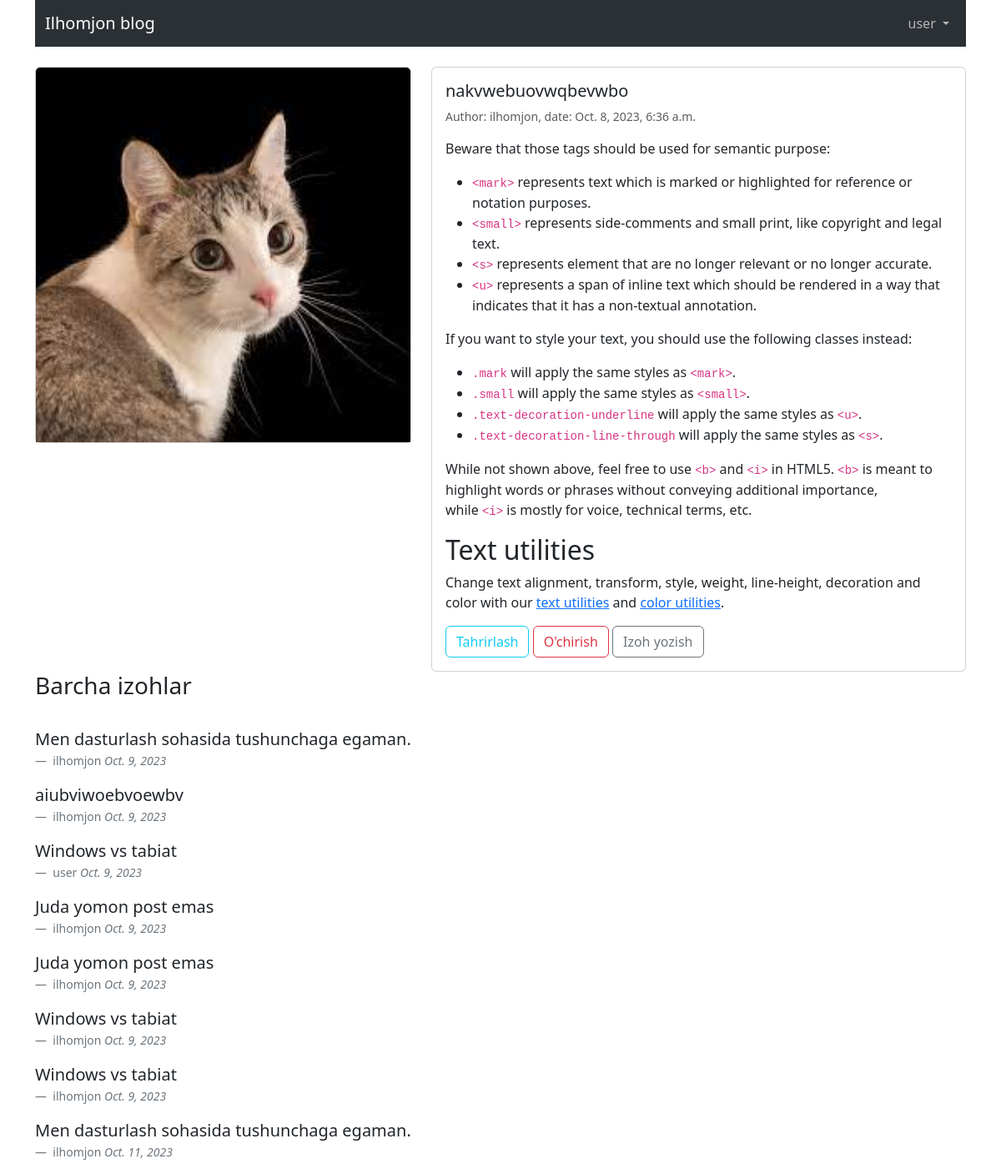
Screenshot of /articles/article/3/ (signed in) with the database file from the repository.
### accounts/models.py (models this page shows)
class CustomUser(AbstractUser):
    age = models.PositiveIntegerField(null=True, blank=True)
    def __str__(self):
        return self.username

### blog/models.py (models this page shows, shortened)
class Article(models.Model):
    title = models.CharField(max_length=255)
    summary = models.CharField(max_length=255)
    body = RichTextField()
    image = models.ImageField(upload_to='images/', blank=True)
    date = models.DateTimeField(auto_now_add=True)
    author = models.ForeignKey(
        get_user_model(),
        on_delete=models.CASCADE
    )

class Comment(models.Model):
    article = models.ForeignKey(Article, on_delete=models.CASCADE, related_name='comments')
    comment = models.CharField(max_length=255)
    author = models.ForeignKey(
        get_user_model(),
        on_delete=models.CASCADE,
    )
    at_date = models.DateField(auto_now_add=True)

### blog/views.py (the view)
# urls.py: path('articles/article/<int:pk>/', ArticleDetailView.as_view(), name='article_detail'),
class ArticleDetailView(DetailView):
    model = Article
    template_name = 'article_detail.html'
    context_object_name = 'article'

### templates/article_detail.html (shortened to what this page needs)
{% extends 'base.html' %}
{% block content %}
<br>
<div class="row">
  {% if article.image %}
  <div class="col-sm-5 mb-3 mb-sm-0">
    <div class="card">
        <img src="{{ article.image.url }}" class="card-img-top" alt="{{ article.title }}">
    </div>
  </div>
  {% endif %}
  <div class="col-sm-7">
    <div class="card">
      <div class="card-body">
        <h5 class="card-title">{{ article.title }}</h5>
        <p class="card-text"><small class="text-body-secondary">Author: {{ article.author }}, date: {{ article.date }}</small></p>
        <p class="card-text">{{ article.body | safe }}</p>
        <a href="{% url 'article_update' article.pk %}" class="btn btn-outline-info">Tahrirlash</a>
        <a href="{% url 'article_delete' article.pk %}" class="btn btn-outline-danger">O'chirish</a>
        <a href="{% url 'comment_new' article.pk %}" class="btn btn-outline-secondary">Izoh yozish</a>
      </div>
    </div>
  </div>
</div>
<h3>Barcha izohlar</h3>
<br>
{% for comment in article.comments.all %}
<figure>
  <blockquote class="blockquote">
    <p>{{ comment.comment }}</p>
  </blockquote>
  <figcaption class="blockquote-footer">
    {{ comment.author }} <cite title="Source Title">{{ comment.at_date }}</cite>
  </figcaption>
</figure>
{% endfor %}
{% endblock content %}

### templates/base.html (shortened to what this page needs)
{% load static %}
<!doctype html>
<html lang="en">
  <head>
    <link href="https://cdn.jsdelivr.net/npm/bootstrap@5.3.2/dist/css/bootstrap.min.css" rel="stylesheet">
  </head>
  <body>
  <div class="container" data-bs-theme="dark">
  <nav class="navbar navbar-expand-lg bg-body-tertiary">
  <div class="container-fluid">
    <a class="navbar-brand" href="{% url 'blogs' %}">Ilhomjon blog</a>
    <div class="collapse navbar-collapse" id="navbarScroll">
        {% if user.is_authenticated %}
      <ul class="navbar-nav ms-auto my-2 my-lg-0 navbar-nav-scroll" style="--bs-scroll-height: 100px;">
        <li class="nav-item dropdown">
          <a class="nav-link dropdown-toggle" href="#" role="button" data-bs-toggle="dropdown" aria-expanded="false">
            {{user.username}}
          </a>
        </li>
      </ul>
        {% endif %}
    </div>
  </div>
</nav>
    </div>
    <main>
      <div class="container">
        {% block content %}
        {% endblock content %}
      </div>
    </main>
  </body>
</html>

### rows the page displays
CustomUser: username "user"
Article: image (picture), title "nakvwebuovwqbevwbo", author "ilhomjon", date "Oct. 8, 2023, 6:36 a.m.", body "Beware that those tags should be used for semantic purpose: <mark> represents text which is marked or highlighted for reference or notation purposes. <small> represents side-comments and small print, like copyright and legal text. <s> represents element that are no longer relevant or no longer accurate. <u> represents a span of inline text which should be rendered in a way that indicates that it has a non-textual annotation. If you want to style your text, you should use the following classes instead: .mark will apply the same styles as <mark> . .small will apply the same styles as <small> . .text-decoration-underline will apply the same styles as <u> . .text-decoration-line-through will…"
Comment: comment "Men dasturlash sohasida tushunchaga egaman.", author "ilhomjon", at_date "Oct. 9, 2023"
Comment: comment "aiubviwoebvoewbv", author "ilhomjon", at_date "Oct. 9, 2023"
Comment: comment "Windows vs tabiat", author "user", at_date "Oct. 9, 2023"
Comment: comment "Juda yomon post emas", author "ilhomjon", at_date "Oct. 9, 2023"
Comment: comment "Juda yomon post emas", author "ilhomjon", at_date "Oct. 9, 2023"
Comment: comment "Windows vs tabiat", author "ilhomjon", at_date "Oct. 9, 2023"
Comment: comment "Windows vs tabiat", author "ilhomjon", at_date "Oct. 9, 2023"
Comment: comment "Men dasturlash sohasida tushunchaga egaman.", author "ilhomjon", at_date "Oct. 11, 2023"
